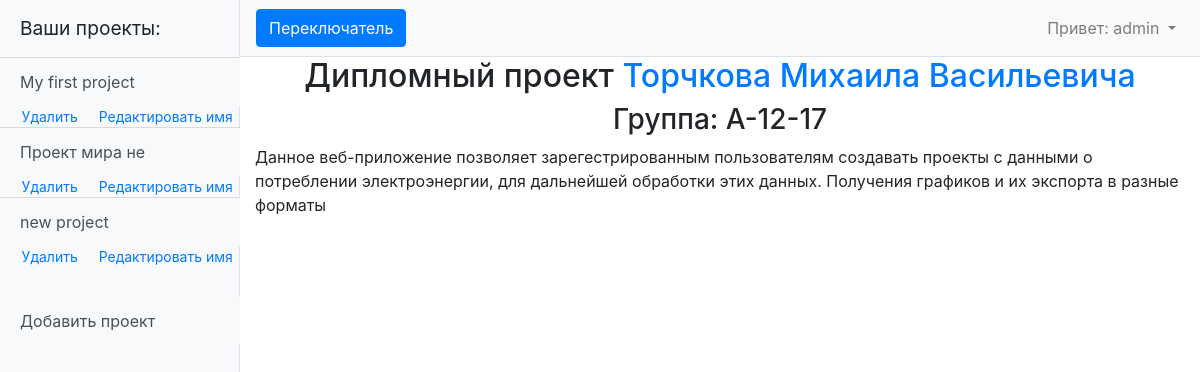
The app's page / (signed in) with its own data.
### myapp/models.py (models this page shows, shortened)
class Data(models.Model):
    month = 'M'
    FIELD = [
        (month, 'ежемесячные данные'),
    ]
    project = models.ForeignKey(Project, on_delete=models.CASCADE)
    project_type = models.CharField(max_length=1, choices=FIELD, default='M')
    data = models.TextField(default='0 0 0 0 0 0 0 0 0 0 0 0')
    begin_heating = models.DateField(default=f'{datetime.now().year - 1}-10-15')
    end_heating = models.DateField(default=f'{datetime.now().year}-04-15')
    coef = models.FloatField(default=1.1)

class Project(models.Model):
    user = models.ForeignKey(User, on_delete=models.CASCADE)
    project_name = models.CharField(max_length=255, unique=True)
    project_date_creation = models.DateTimeField(auto_now_add=True)

### myapp/views.py (the view)
# urls.py: path('', IndexView.as_view()),
class IndexView(ListView):
    model = Data
    template_name = 'index.html'
    context_object_name = 'project'
    def get_context_data(self, **kwargs):
        context = super().get_context_data(**kwargs)
        context['a_project'] = Data.objects.filter(project__user__username=self.request.user)
        return context

### templates/index.html (shortened to what this page needs)
{% extends 'default.html' %}
{% block content %}
    <div style="display: flex; flex-direction: column; align-items: center">
        <h2>Дипломный проект <a href="https://vk.com/freeten1">Торчкова Михаила Васильевича</a></h2>
        <h3>Группа: А-12-17</h3>
        <p>Данное веб-приложение позволяет зарегестрированным пользователям создавать проекты с данными о потреблении
электроэнергии, для дальнейшей обработки этих данных. Получения графиков и их экспорта в разные форматы</p>
    </div>
{% endblock content%}

### templates/default.html (shortened to what this page needs)
{% load static %}
<!DOCTYPE html>
<html lang="ru">
<head>
    <link href="{% static 'vendor/bootstrap/css/bootstrap.min.css' %}" rel="stylesheet ">
    <link href="{% static 'css/simple-sidebar.css' %}" rel="stylesheet">
    <link href="{% static 'my_style.css' %}" rel="stylesheet">
    <link href="{% static 'style_for_graph' %}" rel="stylesheet">
</head>
<body>
  <div class="d-flex" id="wrapper">
    <div class="bg-light border-right" id="sidebar-wrapper" style="max-width: 240px;">
      <div class="sidebar-heading">Ваши проекты:</div>
      <div class="list-group list-group-flush">
          {% if user.is_authenticated %}
              {% for project in a_project %}
                  <a href="/projects/{{ project.id }}" class="list-group-item list-group-item-action bg-light" style="border-width: 1px 0 0;">{{ project.project.project_name }}</a>
                  <div class="div-del-ed">
                    <a class="" style="margin-left: 0; font-size: 14px" href="/delete/{{ project.project.id }}">Удалить</a>
                    <a class="" style="margin-left: 0; font-size: 14px" href="/create_project/{{ project.project.id }}">Редактировать имя</a>
                  </div>
              {% endfor %}
              <a href="/create_project" class="list-group-item list-group-item-action bg-light" style="margin-top: 30px;">Добавить проект</a>
          {% else %}
              <p class="list-group-item">Здесь будут отображаться ваши проекты </p>
          {% endif %}
      </div>
    </div>
    <div id="page-content-wrapper">
      <nav class="navbar navbar-expand-lg navbar-light bg-light border-bottom">
        <button class="btn btn-primary" id="menu-toggle">Переключатель</button>
        <div class="collapse navbar-collapse" id="navbarSupportedContent">
          <ul class="navbar-nav ml-auto mt-2 mt-lg-0">
            {% if user.is_authenticated %}
              <li class="nav-item dropdown">
                <a class="nav-link dropdown-toggle" href="#" id="navbarDropdown" role="button" data-toggle="dropdown" aria-haspopup="true" aria-expanded="false">
                  <span>Привет: {{ user.username }}</span>
                </a>
              </li>
            {% endif %}
          </ul>
        </div>
      </nav>
      <div class="container-fluid">
        {% block content %}{% endblock content %}
      </div>
    </div>
  </div>
</body>
</html>

### static/css/simple-sidebar.css (style rules this page uses)
#wrapper { overflow-x: hidden; }
#sidebar-wrapper { min-height: 100vh; margin-left: -15rem; -webkit-transition: margin .25s ease-out; -moz-transition: margin .25s ease-out; -o-transition: margin .25s ease-out; transition: margin .25s ease-out; }
#sidebar-wrapper .sidebar-heading { padding: 0.875rem 1.25rem; font-size: 1.2rem; }
#sidebar-wrapper .list-group { width: 15rem; }
#page-content-wrapper { min-width: 100vw; }
@media (min-width: 768px) { #sidebar-wrapper { margin-left: 0; } }
@media (min-width: 768px) { #page-content-wrapper { min-width: 0; width: 100%; } }

### static/my_style.css (style rules this page uses)
.div-del-ed { display: flex; justify-content: space-between; width: 88%; margin-left: 9%; }

### records on screen
Data: project.project_name "My first project"
Data: project.project_name "Проект мира не"
Data: project.project_name "new project"

### other values on screen
{{ user.username }} "admin"
